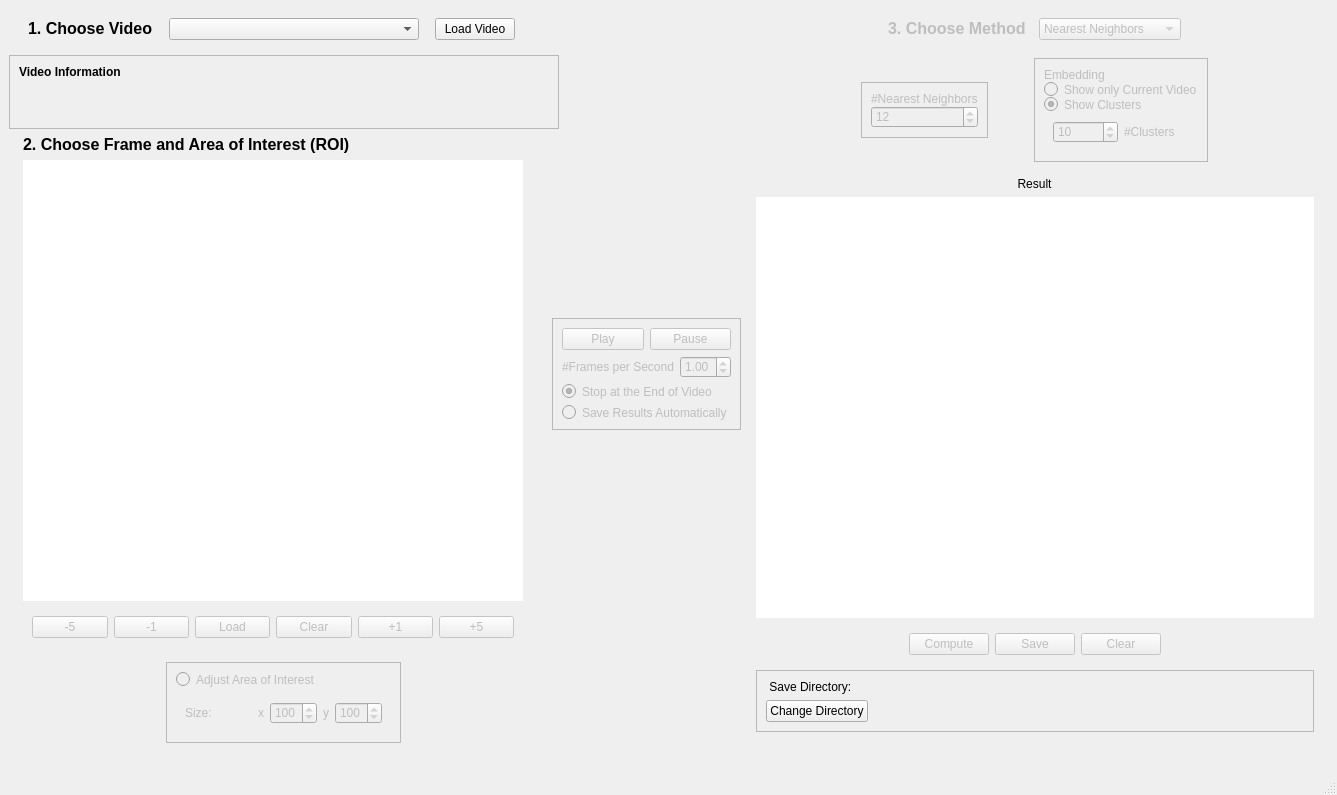
<?xml version="1.0" encoding="UTF-8"?>
<ui version="4.0">
 <class>MainWindow</class>
 <widget class="QMainWindow" name="MainWindow">
  <property name="geometry">
   <rect>
    <x>0</x>
    <y>0</y>
    <width>1337</width>
    <height>795</height>
   </rect>
  </property>
  <property name="windowTitle">
   <string>Similarity</string>
  </property>
  <widget class="QWidget" name="centralwidget">
   <layout class="QGridLayout" name="gridLayout_6">
    <item row="3" column="2">
     <layout class="QVBoxLayout" name="verticalLayout_7">
      <property name="rightMargin">
       <number>14</number>
      </property>
      <item alignment="Qt::AlignHCenter">
       <widget class="QLabel" name="Label_showResult_title">
        <property name="text">
         <string>&lt;html&gt;&lt;head/&gt;&lt;body&gt;&lt;p align=&quot;center&quot;&gt;Result&lt;/p&gt;&lt;/body&gt;&lt;/html&gt;</string>
        </property>
       </widget>
      </item>
      <item>
       <widget class="QLabel" name="Label_showResult">
        <property name="sizePolicy">
         <sizepolicy hsizetype="Expanding" vsizetype="Expanding">
          <horstretch>0</horstretch>
          <verstretch>0</verstretch>
         </sizepolicy>
        </property>
        <property name="minimumSize">
         <size>
          <width>0</width>
          <height>0</height>
         </size>
        </property>
        <property name="styleSheet">
         <string notr="true">background-color: rgb(255, 255, 255);</string>
        </property>
        <property name="text">
         <string/>
        </property>
       </widget>
      </item>
      <item alignment="Qt::AlignHCenter">
       <widget class="QWidget" name="Widget_buttons_result" native="true">
        <property name="enabled">
         <bool>false</bool>
        </property>
        <property name="sizePolicy">
         <sizepolicy hsizetype="Maximum" vsizetype="Maximum">
          <horstretch>0</horstretch>
          <verstretch>0</verstretch>
         </sizepolicy>
        </property>
        <layout class="QHBoxLayout" name="horizontalLayout_8">
         <item>
          <widget class="QPushButton" name="PushButton_reloadResult">
           <property name="sizePolicy">
            <sizepolicy hsizetype="Maximum" vsizetype="Maximum">
             <horstretch>0</horstretch>
             <verstretch>0</verstretch>
            </sizepolicy>
           </property>
           <property name="text">
            <string>Compute</string>
           </property>
          </widget>
         </item>
         <item>
          <widget class="QPushButton" name="PushButton_saveResult">
           <property name="text">
            <string>Save</string>
           </property>
          </widget>
         </item>
         <item>
          <widget class="QPushButton" name="PushButton_clearResult">
           <property name="sizePolicy">
            <sizepolicy hsizetype="Maximum" vsizetype="Maximum">
             <horstretch>0</horstretch>
             <verstretch>0</verstretch>
            </sizepolicy>
           </property>
           <property name="text">
            <string>Clear</string>
           </property>
          </widget>
         </item>
        </layout>
       </widget>
      </item>
      <item>
       <widget class="QFrame" name="frame_2">
        <property name="styleSheet">
         <string notr="true">border-color: rgb(0, 0, 0);</string>
        </property>
        <property name="frameShape">
         <enum>QFrame::StyledPanel</enum>
        </property>
        <property name="frameShadow">
         <enum>QFrame::Raised</enum>
        </property>
        <layout class="QGridLayout" name="gridLayout_4">
         <item row="1" column="0">
          <widget class="QPushButton" name="PushButton_save_changeFolder">
           <property name="text">
            <string>Change Directory</string>
           </property>
          </widget>
         </item>
         <item row="1" column="1">
          <spacer name="horizontalSpacer_2">
           <property name="orientation">
            <enum>Qt::Horizontal</enum>
           </property>
           <property name="sizeHint" stdset="0">
            <size>
             <width>40</width>
             <height>20</height>
            </size>
           </property>
          </spacer>
         </item>
         <item row="0" column="0">
          <widget class="QLabel" name="Label_save_label">
           <property name="text">
            <string> Save Directory:</string>
           </property>
          </widget>
         </item>
         <item row="0" column="1">
          <widget class="QLabel" name="Label_save_currentFolder">
           <property name="text">
            <string/>
           </property>
           <property name="wordWrap">
            <bool>true</bool>
           </property>
          </widget>
         </item>
        </layout>
       </widget>
      </item>
      <item>
       <widget class="QLabel" name="Label_info_inbetween">
        <property name="text">
         <string/>
        </property>
        <property name="wordWrap">
         <bool>true</bool>
        </property>
       </widget>
      </item>
      <item>
       <layout class="QHBoxLayout" name="horizontalLayout">
        <property name="leftMargin">
         <number>0</number>
        </property>
        <property name="rightMargin">
         <number>0</number>
        </property>
       </layout>
      </item>
     </layout>
    </item>
    <item row="0" column="2" rowspan="3">
     <layout class="QVBoxLayout" name="Layout_method">
      <property name="spacing">
       <number>0</number>
      </property>
      <property name="leftMargin">
       <number>0</number>
      </property>
      <property name="rightMargin">
       <number>14</number>
      </property>
      <item alignment="Qt::AlignHCenter">
       <widget class="QWidget" name="Widget_method" native="true">
        <property name="enabled">
         <bool>false</bool>
        </property>
        <property name="sizePolicy">
         <sizepolicy hsizetype="Maximum" vsizetype="Maximum">
          <horstretch>0</horstretch>
          <verstretch>0</verstretch>
         </sizepolicy>
        </property>
        <layout class="QGridLayout" name="gridLayout_5">
         <item row="0" column="0">
          <layout class="QHBoxLayout" name="horizontalLayout_10">
           <property name="spacing">
            <number>13</number>
           </property>
           <item>
            <widget class="QLabel" name="Label_chooseMethod">
             <property name="sizePolicy">
              <sizepolicy hsizetype="Maximum" vsizetype="Maximum">
               <horstretch>0</horstretch>
               <verstretch>0</verstretch>
              </sizepolicy>
             </property>
             <property name="text">
              <string>&lt;html&gt;&lt;head/&gt;&lt;body&gt;&lt;p&gt;&lt;span style=&quot; font-size:12pt; font-weight:600;&quot;&gt;3. Choose Method&lt;/span&gt;&lt;/p&gt;&lt;/body&gt;&lt;/html&gt;</string>
             </property>
            </widget>
           </item>
           <item>
            <widget class="QComboBox" name="ComboBox_compute">
             <property name="sizePolicy">
              <sizepolicy hsizetype="Maximum" vsizetype="Maximum">
               <horstretch>0</horstretch>
               <verstretch>0</verstretch>
              </sizepolicy>
             </property>
             <item>
              <property name="text">
               <string>Nearest Neighbors</string>
              </property>
             </item>
             <item>
              <property name="text">
               <string>Low-dim Embedding</string>
              </property>
             </item>
            </widget>
           </item>
          </layout>
         </item>
        </layout>
       </widget>
      </item>
      <item alignment="Qt::AlignHCenter">
       <widget class="QWidget" name="Widget_methodParameters" native="true">
        <property name="sizePolicy">
         <sizepolicy hsizetype="Maximum" vsizetype="Maximum">
          <horstretch>0</horstretch>
          <verstretch>0</verstretch>
         </sizepolicy>
        </property>
        <layout class="QHBoxLayout" name="horizontalLayout_5">
         <item>
          <widget class="QFrame" name="Frame_nrNN">
           <property name="enabled">
            <bool>false</bool>
           </property>
           <property name="sizePolicy">
            <sizepolicy hsizetype="Maximum" vsizetype="Maximum">
             <horstretch>0</horstretch>
             <verstretch>0</verstretch>
            </sizepolicy>
           </property>
           <property name="styleSheet">
            <string notr="true">border-color: rgb(0, 0, 0);</string>
           </property>
           <property name="frameShape">
            <enum>QFrame::StyledPanel</enum>
           </property>
           <property name="frameShadow">
            <enum>QFrame::Raised</enum>
           </property>
           <layout class="QGridLayout" name="gridLayout_8">
            <item row="0" column="0">
             <layout class="QVBoxLayout" name="verticalLayout_2">
              <property name="spacing">
               <number>0</number>
              </property>
              <item>
               <widget class="QLabel" name="Label_NN">
                <property name="sizePolicy">
                 <sizepolicy hsizetype="Preferred" vsizetype="Preferred">
                  <horstretch>0</horstretch>
                  <verstretch>0</verstretch>
                 </sizepolicy>
                </property>
                <property name="text">
                 <string>&lt;html&gt;&lt;head/&gt;&lt;body&gt;&lt;p&gt;#Nearest Neighbors&lt;/p&gt;&lt;/body&gt;&lt;/html&gt;</string>
                </property>
               </widget>
              </item>
              <item>
               <widget class="QSpinBox" name="SpinBox_chooseNumberNN">
                <property name="sizePolicy">
                 <sizepolicy hsizetype="Preferred" vsizetype="Preferred">
                  <horstretch>0</horstretch>
                  <verstretch>0</verstretch>
                 </sizepolicy>
                </property>
                <property name="minimum">
                 <number>1</number>
                </property>
                <property name="maximum">
                 <number>50</number>
                </property>
                <property name="value">
                 <number>12</number>
                </property>
               </widget>
              </item>
             </layout>
            </item>
           </layout>
          </widget>
         </item>
         <item>
          <spacer name="horizontalSpacer_3">
           <property name="orientation">
            <enum>Qt::Horizontal</enum>
           </property>
           <property name="sizeType">
            <enum>QSizePolicy::Expanding</enum>
           </property>
           <property name="sizeHint" stdset="0">
            <size>
             <width>40</width>
             <height>20</height>
            </size>
           </property>
          </spacer>
         </item>
         <item>
          <widget class="QFrame" name="Frame_embSource">
           <property name="enabled">
            <bool>false</bool>
           </property>
           <property name="sizePolicy">
            <sizepolicy hsizetype="Maximum" vsizetype="Maximum">
             <horstretch>0</horstretch>
             <verstretch>0</verstretch>
            </sizepolicy>
           </property>
           <property name="styleSheet">
            <string notr="true">border-color: rgb(0, 0, 0);</string>
           </property>
           <property name="frameShape">
            <enum>QFrame::StyledPanel</enum>
           </property>
           <property name="frameShadow">
            <enum>QFrame::Raised</enum>
           </property>
           <layout class="QGridLayout" name="gridLayout_2">
            <item row="0" column="1">
             <layout class="QVBoxLayout" name="verticalLayout_9">
              <property name="spacing">
               <number>0</number>
              </property>
              <item>
               <widget class="QLabel" name="Label_embedding">
                <property name="text">
                 <string>Embedding</string>
                </property>
               </widget>
              </item>
              <item>
               <widget class="QRadioButton" name="RadioButton_embedding">
                <property name="text">
                 <string>Show only Current Video</string>
                </property>
                <property name="autoExclusive">
                 <bool>false</bool>
                </property>
               </widget>
              </item>
              <item>
               <widget class="QRadioButton" name="RadioButton_showClusters">
                <property name="text">
                 <string>Show Clusters</string>
                </property>
                <property name="checked">
                 <bool>true</bool>
                </property>
                <property name="autoExclusive">
                 <bool>false</bool>
                </property>
               </widget>
              </item>
              <item>
               <widget class="QWidget" name="Widget_nrClusters" native="true">
                <layout class="QHBoxLayout" name="horizontalLayout_3">
                 <item>
                  <widget class="QSpinBox" name="SpinBox_nrClusters">
                   <property name="minimum">
                    <number>5</number>
                   </property>
                   <property name="maximum">
                    <number>50</number>
                   </property>
                   <property name="value">
                    <number>10</number>
                   </property>
                  </widget>
                 </item>
                 <item>
                  <widget class="QLabel" name="Label_nrClusters">
                   <property name="text">
                    <string>#Clusters</string>
                   </property>
                  </widget>
                 </item>
                </layout>
               </widget>
              </item>
             </layout>
            </item>
           </layout>
          </widget>
         </item>
        </layout>
       </widget>
      </item>
     </layout>
    </item>
    <item row="1" column="0" colspan="2">
     <widget class="QFrame" name="Frame_vidInfo">
      <property name="sizePolicy">
       <sizepolicy hsizetype="Maximum" vsizetype="Maximum">
        <horstretch>0</horstretch>
        <verstretch>0</verstretch>
       </sizepolicy>
      </property>
      <property name="minimumSize">
       <size>
        <width>550</width>
        <height>0</height>
       </size>
      </property>
      <property name="styleSheet">
       <string notr="true">border-color: rgb(0, 0, 0);
border-width: 10</string>
      </property>
      <property name="frameShape">
       <enum>QFrame::StyledPanel</enum>
      </property>
      <property name="frameShadow">
       <enum>QFrame::Raised</enum>
      </property>
      <layout class="QGridLayout" name="gridLayout">
       <item row="0" column="0">
        <widget class="QLabel" name="Label_info_title">
         <property name="text">
          <string>&lt;html&gt;&lt;head/&gt;&lt;body&gt;&lt;p&gt;&lt;span style=&quot; font-weight:600;&quot;&gt;Video Information&lt;/span&gt;&lt;/p&gt;&lt;/body&gt;&lt;/html&gt;</string>
         </property>
        </widget>
       </item>
       <item row="2" column="0">
        <widget class="QLabel" name="Label_info_video">
         <property name="styleSheet">
          <string notr="true"/>
         </property>
         <property name="text">
          <string/>
         </property>
        </widget>
       </item>
       <item row="1" column="0">
        <widget class="QLabel" name="Label_info_project">
         <property name="styleSheet">
          <string notr="true"/>
         </property>
         <property name="text">
          <string/>
         </property>
        </widget>
       </item>
      </layout>
     </widget>
    </item>
    <item row="0" column="0">
     <widget class="QWidget" name="Widget_chooseVideo" native="true">
      <property name="sizePolicy">
       <sizepolicy hsizetype="Maximum" vsizetype="Maximum">
        <horstretch>0</horstretch>
        <verstretch>0</verstretch>
       </sizepolicy>
      </property>
      <property name="maximumSize">
       <size>
        <width>550</width>
        <height>16777215</height>
       </size>
      </property>
      <layout class="QHBoxLayout" name="horizontalLayout_2">
       <item>
        <widget class="QLabel" name="Label_video">
         <property name="sizePolicy">
          <sizepolicy hsizetype="Maximum" vsizetype="Preferred">
           <horstretch>0</horstretch>
           <verstretch>0</verstretch>
          </sizepolicy>
         </property>
         <property name="text">
          <string>&lt;html&gt;&lt;head/&gt;&lt;body&gt;&lt;p&gt;&lt;span style=&quot; font-size:12pt; font-weight:600;&quot;&gt;1. Choose Video&lt;/span&gt;&lt;/p&gt;&lt;/body&gt;&lt;/html&gt;</string>
         </property>
        </widget>
       </item>
       <item>
        <widget class="QComboBox" name="ComboBox_chooseVideo">
         <property name="sizePolicy">
          <sizepolicy hsizetype="Maximum" vsizetype="Maximum">
           <horstretch>0</horstretch>
           <verstretch>0</verstretch>
          </sizepolicy>
         </property>
         <property name="minimumSize">
          <size>
           <width>250</width>
           <height>0</height>
          </size>
         </property>
         <property name="editable">
          <bool>false</bool>
         </property>
        </widget>
       </item>
       <item>
        <widget class="QPushButton" name="PushButton_confirmVideo">
         <property name="sizePolicy">
          <sizepolicy hsizetype="Maximum" vsizetype="Preferred">
           <horstretch>0</horstretch>
           <verstretch>0</verstretch>
          </sizepolicy>
         </property>
         <property name="text">
          <string>Load Video</string>
         </property>
        </widget>
       </item>
      </layout>
     </widget>
    </item>
    <item row="2" column="1" rowspan="4">
     <widget class="QWidget" name="Widget_play" native="true">
      <layout class="QVBoxLayout" name="verticalLayout_4">
       <item>
        <spacer name="verticalSpacer_4">
         <property name="orientation">
          <enum>Qt::Vertical</enum>
         </property>
         <property name="sizeType">
          <enum>QSizePolicy::Preferred</enum>
         </property>
         <property name="sizeHint" stdset="0">
          <size>
           <width>20</width>
           <height>350</height>
          </size>
         </property>
        </spacer>
       </item>
       <item>
        <widget class="QFrame" name="Frame_play">
         <property name="enabled">
          <bool>false</bool>
         </property>
         <property name="sizePolicy">
          <sizepolicy hsizetype="Maximum" vsizetype="Maximum">
           <horstretch>0</horstretch>
           <verstretch>0</verstretch>
          </sizepolicy>
         </property>
         <property name="styleSheet">
          <string notr="true">border-color: rgb(0, 0, 0);</string>
         </property>
         <property name="frameShape">
          <enum>QFrame::StyledPanel</enum>
         </property>
         <property name="frameShadow">
          <enum>QFrame::Raised</enum>
         </property>
         <layout class="QVBoxLayout" name="verticalLayout">
          <item>
           <layout class="QVBoxLayout" name="verticalLayout_3">
            <property name="spacing">
             <number>6</number>
            </property>
            <item>
             <layout class="QHBoxLayout" name="horizontalLayout_9">
              <property name="spacing">
               <number>6</number>
              </property>
              <item>
               <widget class="QPushButton" name="PushButton_play">
                <property name="text">
                 <string>Play</string>
                </property>
               </widget>
              </item>
              <item>
               <widget class="QPushButton" name="PushButton_pause">
                <property name="text">
                 <string>Pause</string>
                </property>
               </widget>
              </item>
             </layout>
            </item>
            <item>
             <layout class="QHBoxLayout" name="horizontalLayout_7">
              <property name="spacing">
               <number>6</number>
              </property>
              <item>
               <widget class="QLabel" name="Label_slider">
                <property name="text">
                 <string>&lt;html&gt;&lt;head/&gt;&lt;body&gt;&lt;p align=&quot;center&quot;&gt;#Frames per Second&lt;/p&gt;&lt;/body&gt;&lt;/html&gt;</string>
                </property>
               </widget>
              </item>
              <item>
               <widget class="QDoubleSpinBox" name="DoubleSpinBox_secPerFrame">
                <property name="minimum">
                 <double>0.200000000000000</double>
                </property>
                <property name="maximum">
                 <double>5.000000000000000</double>
                </property>
                <property name="singleStep">
                 <double>0.200000000000000</double>
                </property>
                <property name="value">
                 <double>1.000000000000000</double>
                </property>
               </widget>
              </item>
             </layout>
            </item>
           </layout>
          </item>
          <item>
           <widget class="QRadioButton" name="RadioButton_play_automaticStop">
            <property name="text">
             <string>Stop at the End of Video</string>
            </property>
            <property name="checked">
             <bool>true</bool>
            </property>
            <property name="autoExclusive">
             <bool>false</bool>
            </property>
           </widget>
          </item>
          <item>
           <widget class="QRadioButton" name="RadioButton_automaticSaving">
            <property name="text">
             <string>Save Results Automatically</string>
            </property>
            <property name="autoExclusive">
             <bool>false</bool>
            </property>
           </widget>
          </item>
         </layout>
        </widget>
       </item>
       <item>
        <spacer name="verticalSpacer_5">
         <property name="orientation">
          <enum>Qt::Vertical</enum>
         </property>
         <property name="sizeType">
          <enum>QSizePolicy::Preferred</enum>
         </property>
         <property name="sizeHint" stdset="0">
          <size>
           <width>20</width>
           <height>500</height>
          </size>
         </property>
        </spacer>
       </item>
      </layout>
     </widget>
    </item>
    <item row="2" column="0" rowspan="2">
     <layout class="QVBoxLayout" name="Layout_chooseFrame">
      <property name="leftMargin">
       <number>14</number>
      </property>
      <property name="rightMargin">
       <number>14</number>
      </property>
      <item>
       <widget class="QLabel" name="Label_frame">
        <property name="enabled">
         <bool>true</bool>
        </property>
        <property name="sizePolicy">
         <sizepolicy hsizetype="Preferred" vsizetype="Preferred">
          <horstretch>0</horstretch>
          <verstretch>0</verstretch>
         </sizepolicy>
        </property>
        <property name="text">
         <string>&lt;html&gt;&lt;head/&gt;&lt;body&gt;&lt;p&gt;&lt;span style=&quot; font-size:12pt; font-weight:600;&quot;&gt;2. Choose Frame and Area of Interest (ROI)&lt;/span&gt;&lt;/p&gt;&lt;/body&gt;&lt;/html&gt;</string>
        </property>
       </widget>
      </item>
      <item>
       <widget class="QLabel" name="Label_showFrame">
        <property name="enabled">
         <bool>true</bool>
        </property>
        <property name="sizePolicy">
         <sizepolicy hsizetype="Maximum" vsizetype="Expanding">
          <horstretch>0</horstretch>
          <verstretch>0</verstretch>
         </sizepolicy>
        </property>
        <property name="minimumSize">
         <size>
          <width>450</width>
          <height>400</height>
         </size>
        </property>
        <property name="maximumSize">
         <size>
          <width>500</width>
          <height>16777215</height>
         </size>
        </property>
        <property name="styleSheet">
         <string notr="true">background-color: rgb(255, 255, 255);</string>
        </property>
        <property name="text">
         <string/>
        </property>
       </widget>
      </item>
      <item>
       <widget class="QWidget" name="Widget_buttons_frame" native="true">
        <property name="enabled">
         <bool>false</bool>
        </property>
        <property name="sizePolicy">
         <sizepolicy hsizetype="Maximum" vsizetype="Preferred">
          <horstretch>0</horstretch>
          <verstretch>0</verstretch>
         </sizepolicy>
        </property>
        <property name="maximumSize">
         <size>
          <width>500</width>
          <height>16777215</height>
         </size>
        </property>
        <layout class="QHBoxLayout" name="horizontalLayout_12">
         <item>
          <widget class="QPushButton" name="PushButton_goLeftLeft">
           <property name="sizePolicy">
            <sizepolicy hsizetype="Preferred" vsizetype="Preferred">
             <horstretch>0</horstretch>
             <verstretch>0</verstretch>
            </sizepolicy>
           </property>
           <property name="text">
            <string>-5</string>
           </property>
          </widget>
         </item>
         <item>
          <widget class="QPushButton" name="PushButton_goLeft">
           <property name="sizePolicy">
            <sizepolicy hsizetype="Preferred" vsizetype="Preferred">
             <horstretch>0</horstretch>
             <verstretch>0</verstretch>
            </sizepolicy>
           </property>
           <property name="text">
            <string>-1</string>
           </property>
          </widget>
         </item>
         <item>
          <widget class="QPushButton" name="PushButton_reloadFrame">
           <property name="sizePolicy">
            <sizepolicy hsizetype="Maximum" vsizetype="Maximum">
             <horstretch>0</horstretch>
             <verstretch>0</verstretch>
            </sizepolicy>
           </property>
           <property name="text">
            <string>Load</string>
           </property>
          </widget>
         </item>
         <item>
          <widget class="QPushButton" name="PushButton_clearFrame">
           <property name="sizePolicy">
            <sizepolicy hsizetype="Maximum" vsizetype="Maximum">
             <horstretch>0</horstretch>
             <verstretch>0</verstretch>
            </sizepolicy>
           </property>
           <property name="text">
            <string>Clear</string>
           </property>
          </widget>
         </item>
         <item>
          <widget class="QPushButton" name="PushButton_goRight">
           <property name="sizePolicy">
            <sizepolicy hsizetype="Preferred" vsizetype="Preferred">
             <horstretch>0</horstretch>
             <verstretch>0</verstretch>
            </sizepolicy>
           </property>
           <property name="text">
            <string>+1</string>
           </property>
          </widget>
         </item>
         <item>
          <widget class="QPushButton" name="PushButton_goRightRight">
           <property name="sizePolicy">
            <sizepolicy hsizetype="Preferred" vsizetype="Preferred">
             <horstretch>0</horstretch>
             <verstretch>0</verstretch>
            </sizepolicy>
           </property>
           <property name="text">
            <string>+5</string>
           </property>
          </widget>
         </item>
        </layout>
       </widget>
      </item>
      <item>
       <widget class="QWidget" name="widget" native="true">
        <layout class="QHBoxLayout" name="horizontalLayout_11">
         <item>
          <spacer name="horizontalSpacer_8">
           <property name="orientation">
            <enum>Qt::Horizontal</enum>
           </property>
           <property name="sizeType">
            <enum>QSizePolicy::Preferred</enum>
           </property>
           <property name="sizeHint" stdset="0">
            <size>
             <width>42</width>
             <height>20</height>
            </size>
           </property>
          </spacer>
         </item>
         <item>
          <widget class="QFrame" name="Frame_adjustBB">
           <property name="enabled">
            <bool>false</bool>
           </property>
           <property name="sizePolicy">
            <sizepolicy hsizetype="Maximum" vsizetype="Maximum">
             <horstretch>0</horstretch>
             <verstretch>0</verstretch>
            </sizepolicy>
           </property>
           <property name="styleSheet">
            <string notr="true">border-color: rgb(0, 0, 0);</string>
           </property>
           <property name="frameShape">
            <enum>QFrame::StyledPanel</enum>
           </property>
           <property name="frameShadow">
            <enum>QFrame::Raised</enum>
           </property>
           <layout class="QVBoxLayout" name="verticalLayout_6">
            <item>
             <widget class="QRadioButton" name="RadioButton_adjustBB">
              <property name="text">
               <string>Adjust Area of Interest</string>
              </property>
             </widget>
            </item>
            <item>
             <widget class="QWidget" name="Widget_changeBBSize" native="true">
              <layout class="QGridLayout" name="gridLayout_3">
               <item row="0" column="0">
                <layout class="QHBoxLayout" name="horizontalLayout_6">
                 <item>
                  <widget class="QLabel" name="Label_BBSize_desc">
                   <property name="text">
                    <string>Size:</string>
                   </property>
                  </widget>
                 </item>
                 <item>
                  <spacer name="horizontalSpacer">
                   <property name="orientation">
                    <enum>Qt::Horizontal</enum>
                   </property>
                   <property name="sizeType">
                    <enum>QSizePolicy::Preferred</enum>
                   </property>
                   <property name="sizeHint" stdset="0">
                    <size>
                     <width>40</width>
                     <height>20</height>
                    </size>
                   </property>
                  </spacer>
                 </item>
                 <item>
                  <widget class="QLabel" name="Label_BBSize_x">
                   <property name="text">
                    <string>x</string>
                   </property>
                  </widget>
                 </item>
                 <item>
                  <widget class="QSpinBox" name="SpinBox_BBSize_x">
                   <property name="minimum">
                    <number>30</number>
                   </property>
                   <property name="maximum">
                    <number>200</number>
                   </property>
                   <property name="value">
                    <number>100</number>
                   </property>
                  </widget>
                 </item>
                 <item>
                  <widget class="QLabel" name="Label_BBSize_y">
                   <property name="text">
                    <string>y</string>
                   </property>
                  </widget>
                 </item>
                 <item>
                  <widget class="QSpinBox" name="SpinBox_BBSize_y">
                   <property name="minimum">
                    <number>30</number>
                   </property>
                   <property name="maximum">
                    <number>200</number>
                   </property>
                   <property name="value">
                    <number>100</number>
                   </property>
                  </widget>
                 </item>
                </layout>
               </item>
              </layout>
             </widget>
            </item>
           </layout>
          </widget>
         </item>
         <item>
          <spacer name="horizontalSpacer_7">
           <property name="orientation">
            <enum>Qt::Horizontal</enum>
           </property>
           <property name="sizeType">
            <enum>QSizePolicy::Preferred</enum>
           </property>
           <property name="sizeHint" stdset="0">
            <size>
             <width>21</width>
             <height>20</height>
            </size>
           </property>
          </spacer>
         </item>
        </layout>
       </widget>
      </item>
     </layout>
    </item>
   </layout>
  </widget>
  <widget class="QStatusBar" name="statusbar"/>
 </widget>
 <resources/>
 <connections/>
</ui>
